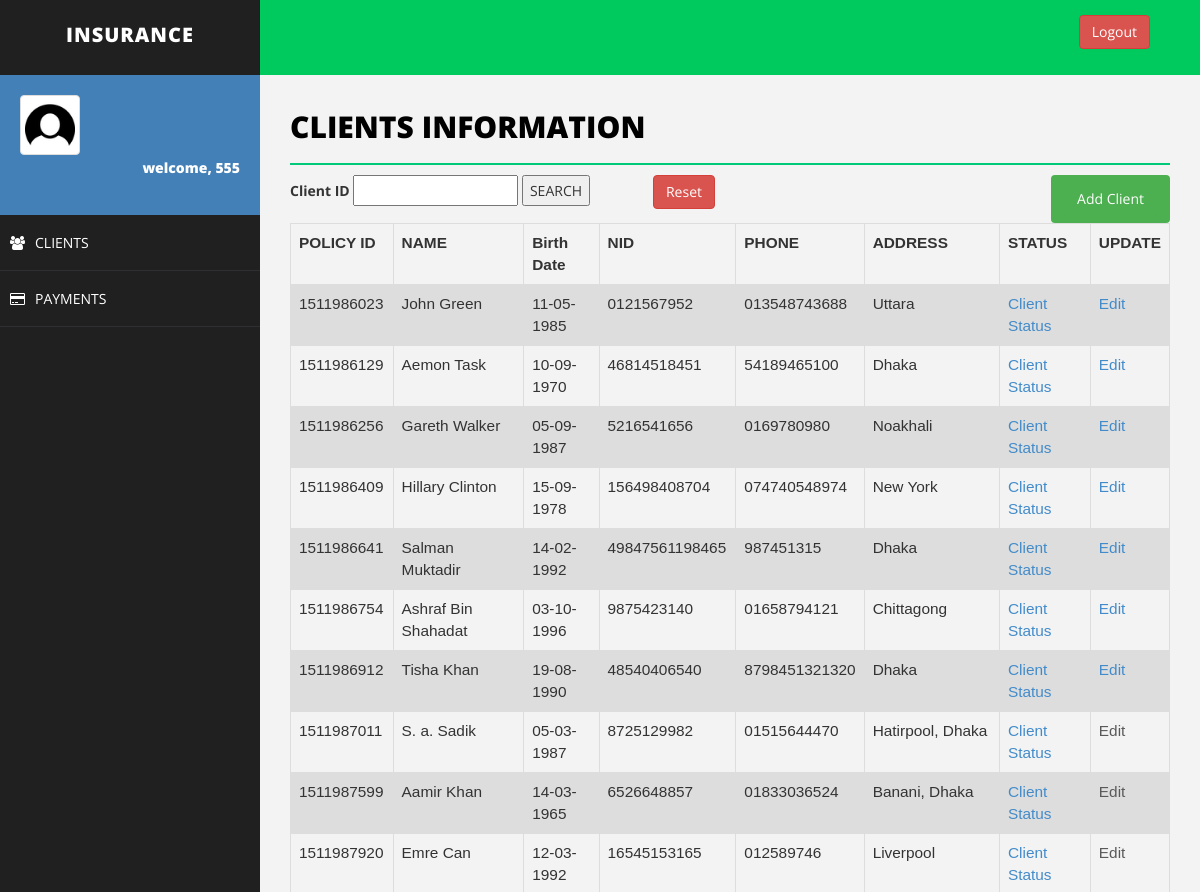
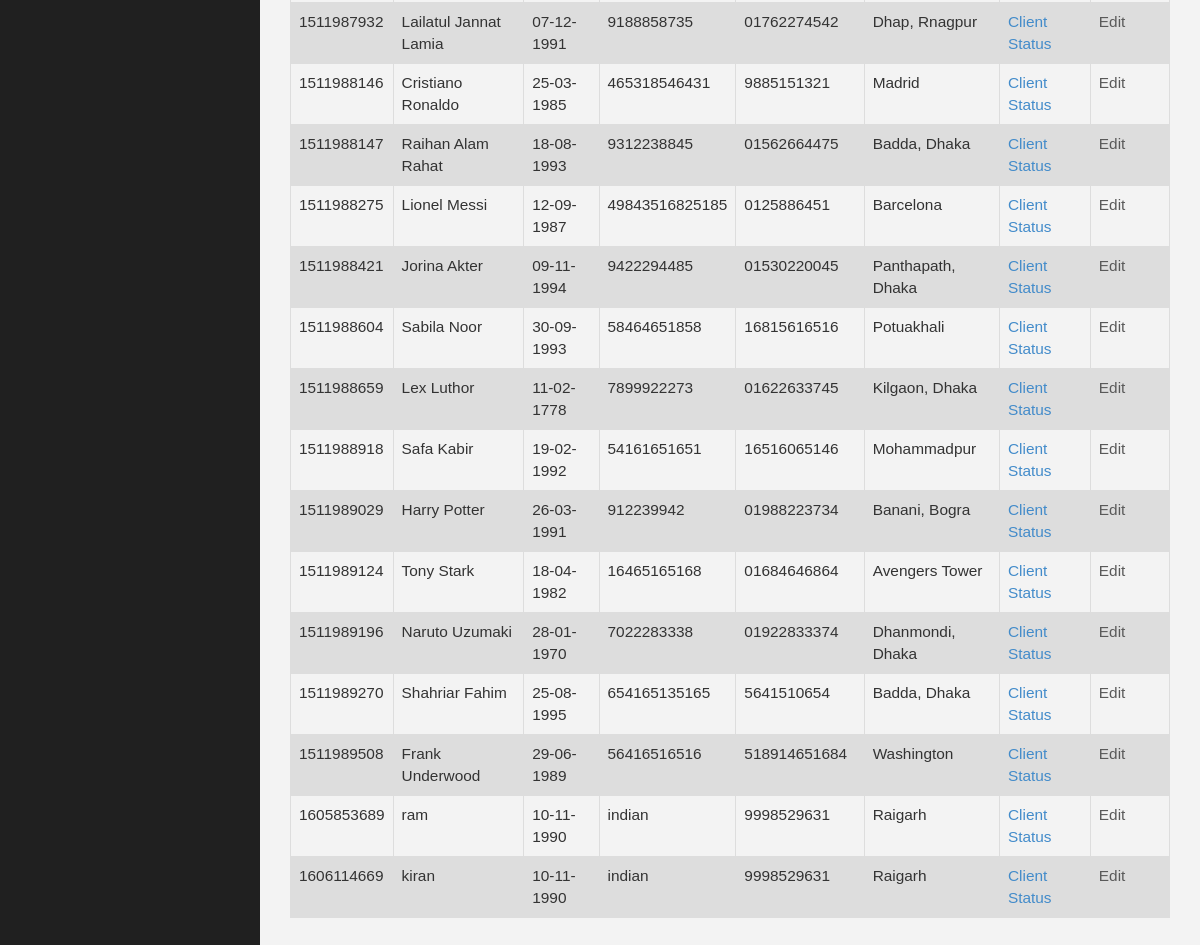
Before: /client.php (signed in) with the older database file (2 pictures, top to bottom).
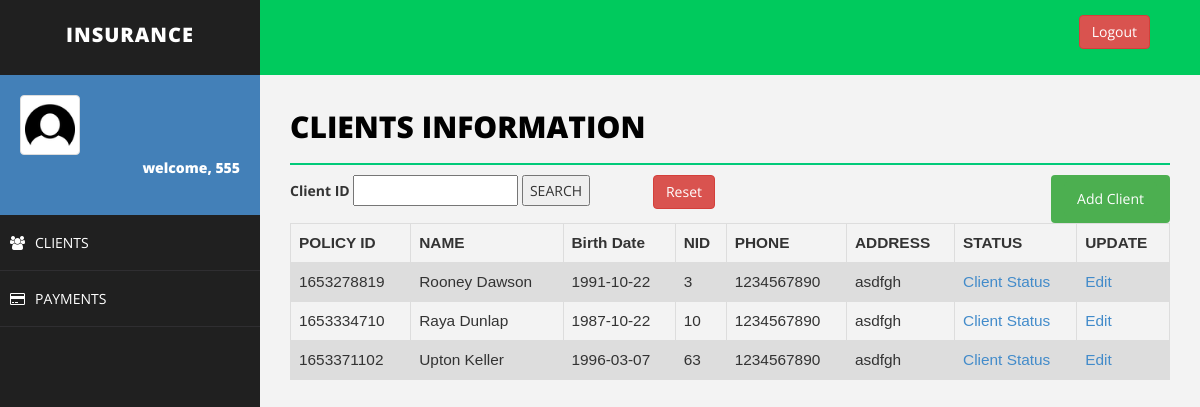
After: the same page with the newer database file.
### tables this page shows
CREATE TABLE `client` (
  `client_id` varchar(200) NOT NULL,
  `client_password` varchar(30) NOT NULL,
  `name` varchar(50) NOT NULL,
  `sex` varchar(20) NOT NULL,
  `birth_date` varchar(20) NOT NULL,
  `marital_status` varchar(20) NOT NULL,
  `nid` varchar(50) NOT NULL,
  `phone` varchar(20) NOT NULL,
  `address` varchar(50) NOT NULL,
  `agent_id` varchar(20) NOT NULL,
  `image` varchar(200) NOT NULL,
  `child1_name` text NOT NULL,
  `child1_gender` text NOT NULL,
  `child1_birth_date` text NOT NULL,
  `child1_national_id` text NOT NULL,
  `child1_relationship` text NOT NULL,
  `child1_priority` text NOT NULL,
  `child1_phone` int(255) NOT NULL,
  `child2_name` text NOT NULL,
  `child2_gender` text NOT NULL,
  `child2_birth_date` text NOT NULL,
  `child2_national_id` text NOT NULL,
  `child2_relationship` text NOT NULL,
  `child2_priority` text NOT NULL,
  `child2_phone` int(255) NOT NULL,
  `father_name` text NOT NULL,
  `father_gender` text NOT NULL,
  `father_birth_date` text NOT NULL,
  `father_national_id` text NOT NULL,
  `father_relationship` text NOT NULL,
  `father_priority` text NOT NULL,
  `father_phone` int(255) NOT NULL,
  `mother_name` text NOT NULL,
  `mother_gender` text NOT NULL,
  `mother_birth_date` text NOT NULL,
  `mother_national_id` text NOT NULL,
  `mother_relationship` text NOT NULL,
  `mother_priority` text NOT NULL,
  `mother_phone` int(255) NOT NULL,
  `start_date` varchar(255) NOT NULL,
  `end_date` varchar(255) NOT NULL,
  `due_date` varchar(255) NOT NULL,
  `policy_id` varchar(255) NOT NULL,
  `due_amount` varchar(255) NOT NULL,
  `shared_location` varchar(255) NOT NULL,
  `adhar_number` varchar(255) NOT NULL
);

### client.php (the view, shortened to what this page needs)
<!DOCTYPE html>
<html>
<head>
    <link href="assets/css/bootstrap.css" rel="stylesheet" />
    <link href="assets/css/font-awesome.css" rel="stylesheet" />
    <link href="assets/css/basic.css" rel="stylesheet" />
    <link href="assets/css/custom.css" rel="stylesheet" />
</head>
<body>
<?php include 'header.php';
?>
        <div id="page-wrapper">
                <div class="row">
                    <div class="col-md-12">
                        <h1 class="page-head-line">Clients Information</h1>
    <div class="row">
        <div class="col-md-6">
        <form action="" method="get">
                            <label for="client_id">Client ID</label>
                            <input type="text" name="client_id" id="client_id" value="<?php echo isset($client_id) && !empty($client_id) ? $client_id : '' ?>">
                            <input class="searchBtn" type="submit" name="submit" value="SEARCH" >
                            <a class="btn btn-danger" href="client.php" id="reset">Reset</a>
                        </form>
        </div>
        <div class="col-md-6">
        <button class="btn" align="center">
						<a href="addClient.php" class="btn">Add Client</a>
		</button>
        </div>
    </div>
                    </div>
                </div>
<?php
	$sql = "SELECT client_id,name,birth_date,nid,phone,address,agent_id FROM client";
	$result = $conn->query($sql);
	echo "<table class=\"table\">\n";
    echo "  <tr>\n";
    echo "    <th>POLICY ID</th>\n";
    echo "    <th>NAME</th>\n";
    echo "    <th>Birth Date</th>\n";
    echo "    <th>NID</th>\n";
    echo "    <th>PHONE</th>\n";
	echo "    <th>ADDRESS</th>\n";
	echo "    <th>STATUS</th>\n";
	echo "    <th>UPDATE</th>\n";
    echo "  </tr>";
	if ($result->num_rows > 0) {
	while($row = $result->fetch_assoc()) {
		echo "<tr>\n";
		echo "    <td>".$row["client_id"]."</td>\n";
		echo "    <td>".$row["name"]."</td>\n";
		echo "    <td>".$row["birth_date"]."</td>\n";
		echo "    <td>".$row["nid"]."</td>\n";
		echo "    <td>".$row["phone"]."</td>\n";
		echo "    <td>".$row["address"]."</td>\n";
		echo "    <td>"."<a href='clientStatus.php?client_id=".$row["client_id"]. "'>Client Status</a>"."</td>\n";
		if($row["agent_id"]== $username || "ahmed" == $username){
			echo "<td>"."<a href='editClient.php?client_id=".$row["client_id"]. "'>Edit</a>"."</td>\n";
		}else {
			echo "<td>"."<a class=\"dis\" href='editClient.php?client_id=".$row["client_id"]. "'>Edit</a>"."</td>\n";
		}
	}
	}
?>
    </div>
</body>
</html>

Changed rows visible on the page:
removed client: client_id "1511986023", name "John Green", birth_date "11-05-1985", nid "0121567952", phone "013548743688", address "Uttara"
removed client: client_id "1511986129", name "Aemon Task", birth_date "10-09-1970", nid "46814518451", phone "54189465100", address "Dhaka"
removed client: client_id "1511986256", name "Gareth Walker", birth_date "05-09-1987", nid "5216541656", phone "0169780980", address "Noakhali"
removed client: client_id "1511986409", name "Hillary Clinton", birth_date "15-09-1978", nid "156498408704", phone "074740548974", address "New York"
removed client: client_id "1511986641", name "Salman Muktadir", birth_date "14-02-1992", nid "49847561198465", phone "987451315", address "Dhaka"
removed client: client_id "1511986754", name "Ashraf Bin Shahadat", birth_date "03-10-1996", nid "9875423140", phone "01658794121", address "Chittagong"
removed client: client_id "1511986912", name "Tisha Khan", birth_date "19-08-1990", nid "48540406540", phone "8798451321320", address "Dhaka"
removed client: client_id "1511987011", name "S. a. Sadik", birth_date "05-03-1987", nid "8725129982", phone "01515644470", address "Hatirpool, Dhaka"
removed client: client_id "1511987599", name "Aamir Khan", birth_date "14-03-1965", nid "6526648857", phone "01833036524", address "Banani, Dhaka"
removed client: client_id "1511987920", name "Emre Can", birth_date "12-03-1992", nid "16545153165", phone "012589746", address "Liverpool"
removed client: client_id "1511987932", name "Lailatul Jannat Lamia", birth_date "07-12-1991", nid "9188858735", phone "01762274542", address "Dhap, Rnagpur"
removed client: client_id "1511988146", name "Cristiano Ronaldo", birth_date "25-03-1985", nid "465318546431", phone "9885151321", address "Madrid"
removed client: client_id "1511988147", name "Raihan Alam Rahat", birth_date "18-08-1993", nid "9312238845", phone "01562664475", address "Badda, Dhaka"
removed client: client_id "1511988275", name "Lionel Messi", birth_date "12-09-1987", nid "49843516825185", phone "0125886451", address "Barcelona"
removed client: client_id "1511988421", name "Jorina Akter", birth_date "09-11-1994", nid "9422294485", phone "01530220045", address "Panthapath, Dhaka"
removed client: client_id "1511988604", name "Sabila Noor", birth_date "30-09-1993", nid "58464651858", phone "16815616516", address "Potuakhali"
removed client: client_id "1511988659", name "Lex Luthor", birth_date "11-02-1778", nid "7899922273", phone "01622633745", address "Kilgaon, Dhaka"
removed client: client_id "1511988918", name "Safa Kabir", birth_date "19-02-1992", nid "54161651651", phone "16516065146", address "Mohammadpur"
removed client: client_id "1511989029", name "Harry Potter", birth_date "26-03-1991", nid "912239942", phone "01988223734", address "Banani, Bogra"
removed client: client_id "1511989124", name "Tony Stark", birth_date "18-04-1982", nid "16465165168", phone "01684646864", address "Avengers Tower"
removed client: client_id "1511989196", name "Naruto Uzumaki", birth_date "28-01-1970", nid "7022283338", phone "01922833374", address "Dhanmondi, Dhaka"
removed client: client_id "1511989270", name "Shahriar Fahim", birth_date "25-08-1995", nid "654165135165", phone "5641510654", address "Badda, Dhaka"
removed client: client_id "1511989508", name "Frank Underwood", birth_date "29-06-1989", nid "56416516516", phone "518914651684", address "Washington"
removed client: client_id "1605853689", name "ram", birth_date "10-11-1990", nid "indian", phone "9998529631", address "Raigarh"
removed client: client_id "1606114669", name "kiran", birth_date "10-11-1990", nid "indian", phone "9998529631", address "Raigarh"
added client: client_id "1653278819", name "Rooney Dawson", birth_date "1991-10-22", nid "3", phone "1234567890", address "asdfgh"
added client: client_id "1653334710", name "Raya Dunlap", birth_date "1987-10-22", nid "10", phone "1234567890", address "asdfgh"
added client: client_id "1653371102", name "Upton Keller", birth_date "1996-03-07", nid "63", phone "1234567890", address "asdfgh"
